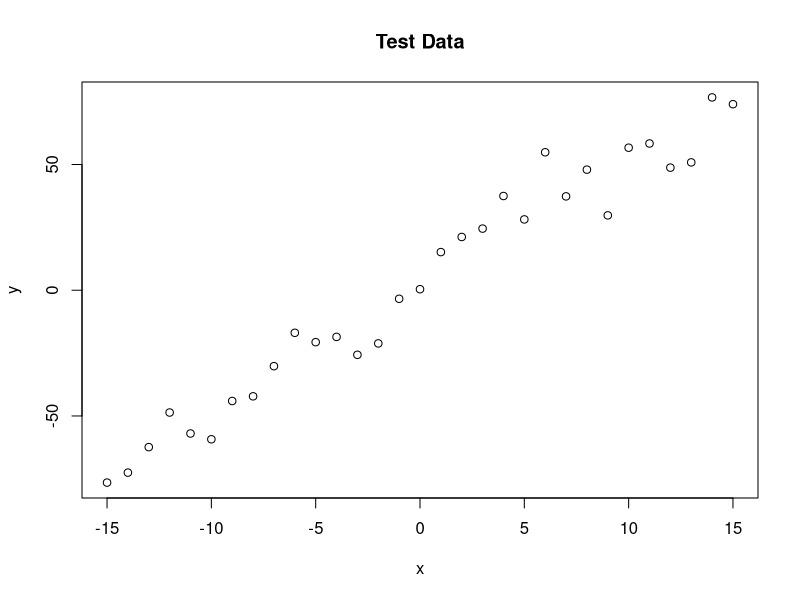
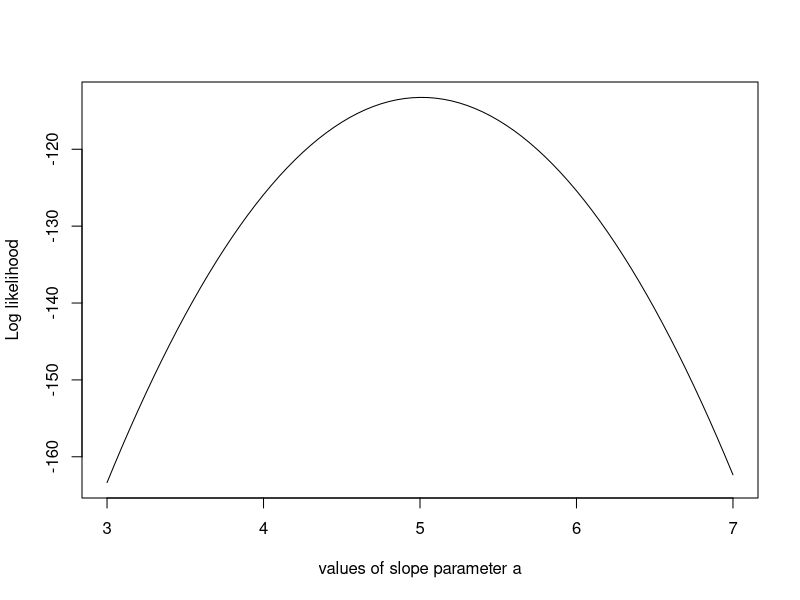

R code for these plots, in order:
## ---- chunk 1
trueA <- 5
trueB <- 0
trueSd <- 10
sampleSize <- 31

# create independent x-values 
x =(-(sampleSize-1)/2):((sampleSize-1)/2)
# create dependent values according to ax + b + N(0,sd)
y=trueA * x + trueB + rnorm(n=sampleSize,mean=0,sd=trueSd)
plot(x,y, main="Test Data")

likelihood <- function(param){
  a = param[1]
  b = param[2]
  sd = param[3]
  
  pred = a*x + b
  singlelikelihoods = dnorm(y, mean = pred, sd = sd, log = T)
  sumll = sum(singlelikelihoods)
  return(sumll)   
}
## ---- chunk 2

# Example: plot the likelihood profile of the slope a
slopevalues=function(x){return(likelihood(c(x, trueB, trueSd)))}
slopelikelihoods=lapply(seq(3, 7, by=.05), slopevalues )
plot (seq(3, 7, by=.05), slopelikelihoods , type="l", xlab = "values of slope parameter a", ylab = "Log likelihood")

# Prior distribution
prior <- function(param){
  a = param[1]
  b = param[2]
  sd = param[3]
  aprior = dunif(a, min=0, max=10, log = T)
  bprior = dnorm(b, sd = 5, log = T)
  sdprior = dunif(sd, min=0, max=30, log = T)
  return(aprior+bprior+sdprior)
}

posterior <- function(param){
  return (likelihood(param) + prior(param))
}
## ---- chunk 3

######## Metropolis algorithm ################

proposalfunction <- function(param){
  return(rnorm(3,mean = param, sd= c(0.1,0.5,0.3)))
}

run_metropolis_MCMC <- function(startvalue, iterations){
  chain = array(dim = c(iterations+1,3))
  chain[1,] = startvalue
  for (i in 1:iterations){
    proposal = proposalfunction(chain[i,])
    
    probab = exp(posterior(proposal) - posterior(chain[i,]))
    if (runif(1) < probab){
      chain[i+1,] = proposal
    }else{
      chain[i+1,] = chain[i,]
    }
  }
  return(chain)
}

startvalue = c(4,0,10)
chain = run_metropolis_MCMC(startvalue, 10000)

burnIn = 5000
acceptance = 1-mean(duplicated(chain[-(1:burnIn),]))
## ---- chunk 4
summary <- function(chain, burnIn, nclass, parameter) {
  if (parameter == "a") {
    hist(chain[-(1:burnIn),1],nclass=nclass, main="Posterior of a", xlab="True value = red line" )
    abline(v = mean(chain[-(1:burnIn),1]))
    abline(v = trueA, col="red" )
    plot(chain[-(1:burnIn),1], type = "l", xlab="True value = red line" , main = "Chain values of a", )
    abline(h = trueA, col="red" )
  } 
  if (parameter == "b") {
    hist(chain[-(1:burnIn),2],nclass=nclass, main="Posterior of b", xlab="True value = red line")
    abline(v = mean(chain[-(1:burnIn),2]))
    abline(v = trueB, col="red" )
    plot(chain[-(1:burnIn),2], type = "l", xlab="True value = red line" , main = "Chain values of b", )
    abline(h = trueB, col="red" )
  }
  if (parameter == "sd") {
    hist(chain[-(1:burnIn),3],nclass=nclass, main="Posterior of sd", xlab="True value = red line")
    abline(v = mean(chain[-(1:burnIn),3]) )
    abline(v = trueSd, col="red" )
    plot(chain[-(1:burnIn),3], type = "l", xlab="True value = red line" , main = "Chain values of sd", )
    abline(h = trueSd, col="red" )
  }
}
## ---- chunk 5
compare_outcomes <- function(iterations) {

  a_data = array(dim = c(2,10))
  rownames(a_data) <- paste(c('mean', "st"))
  for (i in 1:10) {
 
    startvalue = c(runif(1, 5, 10), runif(1, -3,8),runif(1,3,15))
    chain = run_metropolis_MCMC(startvalue, iterations)
    a_data[1,i] <- mean(chain[1,])
    a_data[2,i] <- sd(chain[1,])
  }
  return(print(a_data))
}

compare_outcomes(100)
compare_outcomes(1000)
compare_outcomes(10000)
